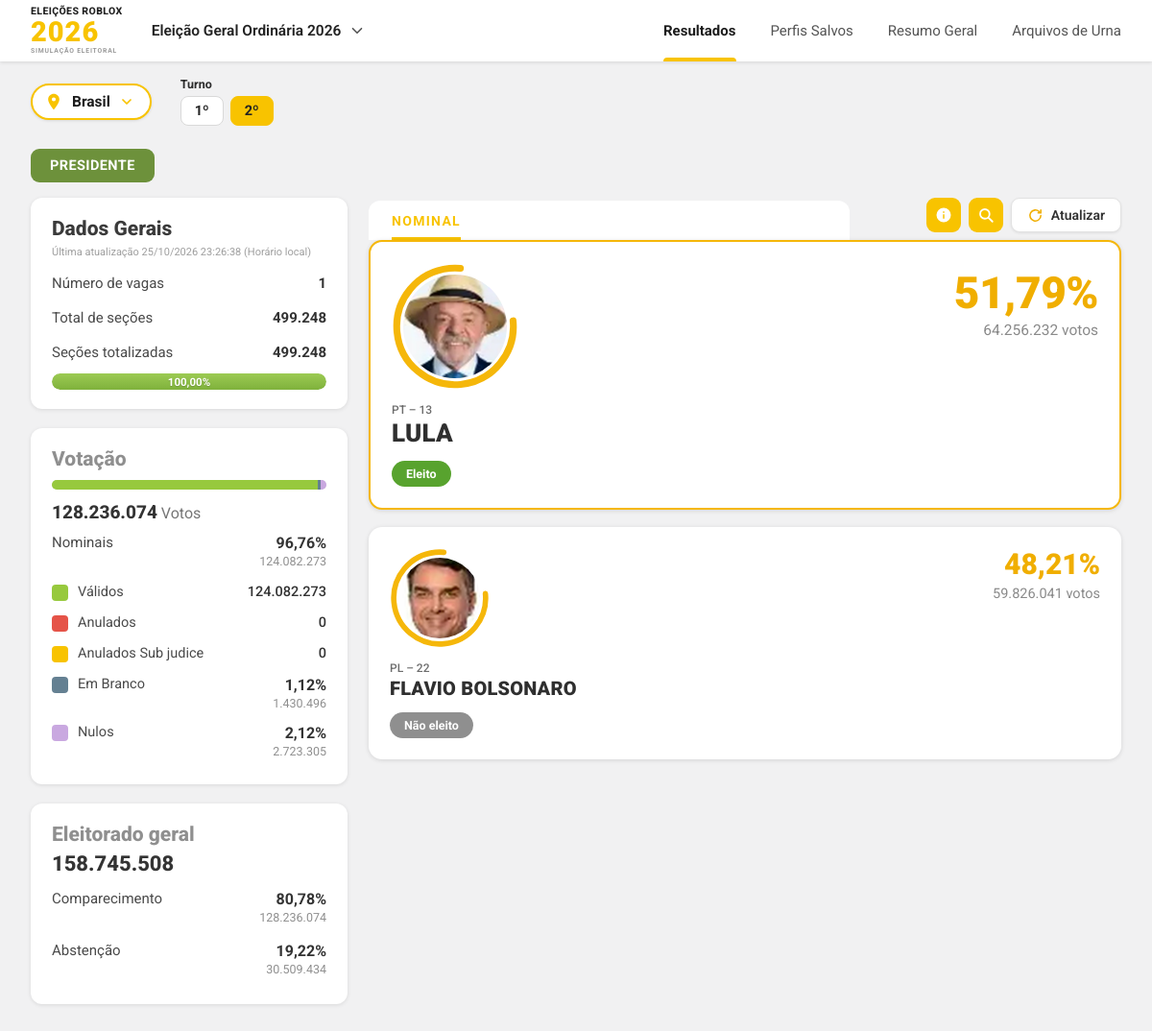
The page / on the database its author committed.
### tables this page shows
CREATE TABLE eleicoes (
    id        INTEGER PRIMARY KEY AUTOINCREMENT,
    nome      TEXT NOT NULL UNIQUE,
    ano       INTEGER NOT NULL,
    criado_em TEXT NOT NULL DEFAULT (datetime('now', 'localtime'))
);

CREATE TABLE candidatos (
    id           INTEGER PRIMARY KEY AUTOINCREMENT,
    eleicao_id   INTEGER NOT NULL REFERENCES eleicoes(id) ON DELETE CASCADE,
    turno        TEXT NOT NULL DEFAULT '2' CHECK (turno IN ('1', '2')),
    cargo        TEXT NOT NULL DEFAULT 'PRESIDENTE',
    nome         TEXT NOT NULL,
    partido      TEXT NOT NULL,
    numero       INTEGER,
    foto_arquivo TEXT,                -- foto enviada por upload (arquivo em media/fotos)
    foto_url     TEXT,                -- foto enviada por link (URL externa)
    votos        INTEGER NOT NULL DEFAULT 0,
    eleito       INTEGER NOT NULL DEFAULT 0,
    criado_em    TEXT NOT NULL DEFAULT (datetime('now', 'localtime'))
);

CREATE TABLE dados_gerais (
    id            INTEGER PRIMARY KEY AUTOINCREMENT,
    eleicao_id    INTEGER NOT NULL REFERENCES eleicoes(id) ON DELETE CASCADE,
    turno         TEXT NOT NULL CHECK (turno IN ('1', '2')),
    vagas         INTEGER NOT NULL DEFAULT 0,
    secoes        INTEGER NOT NULL DEFAULT 0,
    totalizadas   INTEGER NOT NULL DEFAULT 0,
    eleitorado    INTEGER NOT NULL DEFAULT 0,
    brancos       INTEGER NOT NULL DEFAULT 0,
    nulos         INTEGER NOT NULL DEFAULT 0,
    anulados      INTEGER NOT NULL DEFAULT 0,
    sub_judice    INTEGER NOT NULL DEFAULT 0,
    atualizado_em TEXT,
    UNIQUE (eleicao_id, turno)
);

### app.py (the view)
@app.route("/")
def resultados():
    _, atual = get_eleicao_atual()
    turno = turno_valido()
    if atual is None:
        flash("Nenhuma eleição cadastrada ainda. Envie um resultado para começar.", "aviso")
        dados = resultado_da(0, turno)
        return render_template("resultados.html", **dados, eleicao=None, turno=turno)
    dados = resultado_da(atual["id"], turno)
    return render_template("resultados.html", **dados, eleicao=atual, turno=turno)

### app.py (called while the page is built)
def fmt_num(v):
    try:
        return f"{int(v):,}".replace(",", ".")
    except (TypeError, ValueError):
        return str(v)

def fmt_pct(v):
    return f"{float(v):.2f}".replace(".", ",") + "%"

def consultar(sql, args=()):
    return database.consultar(sql, args)

def primeiro(sql, args=()):
    r = consultar(sql, args)
    return r[0] if r else None

def fonte_da_foto(c):
    if c.get("foto_arquivo"):
        return url_for("fotos", nome=c["foto_arquivo"])
    if c.get("foto_url"):
        return c["foto_url"]
    return None

def iniciais_do(nome):
    partes = [p for p in re.split(r"\s+", nome.strip()) if p]
    return "".join(p[0] for p in partes[:2]).upper() or "?"

def preparar_candidato(c, validos):
    c = dict(c)
    c["pct"] = (c["votos"] / validos * 100) if validos else 0.0
    c["foto"] = fonte_da_foto(c)
    c["iniciais"] = iniciais_do(c["nome"])
    c["cor"] = CORES_INICIAIS[c["id"] % len(CORES_INICIAIS)]
    return c

def get_eleicao_atual():
    eleicoes = consultar("SELECT * FROM eleicoes ORDER BY ano DESC, id")
    pedida = request.args.get("eleicao", type=int)
    atual = None
    if eleicoes:
        if pedida and any(e["id"] == pedida for e in eleicoes):
            atual = primeiro("SELECT * FROM eleicoes WHERE id = ?", (pedida,))
        else:
            atual = eleicoes[0]
    return eleicoes, atual

def turno_valido():
    t = request.args.get("turno")
    return t if t in ("1", "2") else "2"

@app.context_processor
def contexto_global():
    eleicoes, atual = get_eleicao_atual()
    turno = request.args.get("turno")
    turno = turno if turno in ("1", "2") else "2"
    return {
        "menu_eleicoes": eleicoes,
        "eleicao_atual": atual,
        "turno_atual": turno,
        "pagina": request.endpoint,
    }

### database.py (called while the page is built)
def conectar():
    con = sqlite3.connect(DB_PATH)
    con.row_factory = sqlite3.Row
    con.execute("PRAGMA foreign_keys = ON")
    return con

def consultar(sql, args=()):
    con = conectar()
    try:
        return con.execute(sql, args).fetchall()
    finally:
        con.close()

### templates/resultados.html (shortened to what this page needs)
{% extends "base.html" %}
{% block subbar %}
<div class="subbar">
  <button type="button" class="local-pill" title="Escopo da apuração">
    <svg class="ic" viewBox="0 0 24 24" width="20" height="20" aria-hidden="true"><path fill="#F8C300" d="M12 2C8.1 2 5 5.1 5 9c0 5.2 7 13 7 13s7-7.8 7-13c0-3.9-3.1-7-7-7zm0 9.5A2.5 2.5 0 1 1 12 6.5a2.5 2.5 0 0 1 0 5z"/></svg>
    <span>Brasil</span>
    <svg class="ic" viewBox="0 0 24 24" width="16" height="16" aria-hidden="true"><path fill="none" stroke="#F8C300" stroke-width="2.6" stroke-linecap="round" stroke-linejoin="round" d="M6 9l6 6 6-6"/></svg>
  </button>
  <div class="turno">
    <span class="turno-label">Turno</span>
    <div class="turno-btns">
      <a class="turno-btn {{ 'ativo' if turno == '1' }}" href="{{ url_for('resultados', eleicao=eleicao.id if eleicao else none, turno='1') }}">1º</a>
      <a class="turno-btn {{ 'ativo' if turno == '2' }}" href="{{ url_for('resultados', eleicao=eleicao.id if eleicao else none, turno='2') }}">2º</a>
    </div>
  </div>
</div>
{% endblock %}
{% block conteudo %}
<div class="cargo-row"><span class="cargo-badge">{{ cargo }}</span></div>
<div class="layout">
  <aside class="coluna-esquerda">
    <section class="card">
      <h2 class="card-titulo">Dados Gerais</h2>
      <p class="atualizacao">Última atualização {{ stats.atualizado_em or '—' }} (Horário local)</p>
      <div class="linha"><span>Número de vagas</span><b>{{ stats.vagas }}</b></div>
      <div class="linha"><span>Total de seções</span><b>{{ stats.secoes | fmt }}</b></div>
      <div class="linha"><span>Seções totalizadas</span><b>{{ stats.totalizadas | fmt }}</b></div>
      <div class="barra">
        <div class="barra-fill" style="width: {{ pct_secoes | pct_css if pct_secoes <= 100 else '100%' }};"></div>
        <span class="barra-txt">{{ pct_secoes | pct }}</span>
      </div>
    </section>
    <section class="card">
      <h2 class="card-titulo cinza">Votação</h2>
      <div class="barra-multi">
        <span class="seg verde" style="width: {{ pct_nominais | pct_css }};"></span>
        <span class="seg azul" style="width: {{ ((stats.brancos / total * 100) if total else 0) | pct_css }};"></span>
        <span class="seg lilas" style="width: {{ ((stats.nulos / total * 100) if total else 0) | pct_css }};"></span>
      </div>
      <p class="total-votos"><b>{{ total | fmt }}</b> Votos</p>
      <div class="linha nominais">
        <span>Nominais</span>
        <div class="val"><b>{{ pct_nominais | pct }}</b><small>{{ nominais | fmt }}</small></div>
      </div>
      <div class="legenda"><span class="quad verde"></span><span class="nome">Válidos</span><span class="val"><b class="simples">{{ validos | fmt }}</b></span></div>
      <div class="legenda"><span class="quad vermelho"></span><span class="nome">Anulados</span><span class="val"><b class="simples">{{ stats.anulados | fmt }}</b></span></div>
      <div class="legenda"><span class="quad amarelo"></span><span class="nome">Anulados Sub judice</span><span class="val"><b class="simples">{{ stats.sub_judice | fmt }}</b></span></div>
      <div class="legenda"><span class="quad azul"></span><span class="nome">Em Branco</span><div class="val"><b>{{ ((stats.brancos / total * 100) if total else 0) | pct }}</b><small>{{ stats.brancos | fmt }}</small></div></div>
      <div class="legenda"><span class="quad lilas"></span><span class="nome">Nulos</span><div class="val"><b>{{ ((stats.nulos / total * 100) if total else 0) | pct }}</b><small>{{ stats.nulos | fmt }}</small></div></div>
    </section>
    <section class="card">
      <h2 class="card-titulo cinza">Eleitorado geral</h2>
      <p class="eleitorado-num">{{ stats.eleitorado | fmt }}</p>
      <div class="linha nominais">
        <span>Comparecimento</span>
        <div class="val"><b>{{ pct_comparecimento | pct }}</b><small>{{ comparecimento | fmt }}</small></div>
      </div>
      <div class="linha nominais">
        <span>Abstenção</span>
        <div class="val"><b>{{ pct_abstencao | pct }}</b><small>{{ abstencao | fmt }}</small></div>
      </div>
    </section>
  </aside>
  <section class="coluna-direita">
    <div class="topo-resultados">
      <div class="tab-strip"><span class="tab-nominal">NOMINAL</span></div>
      <div class="acoes">
        <button type="button" class="btn-icone" id="btnInfo" title="Informações">
          <svg class="ic" viewBox="0 0 24 24" width="18" height="18" aria-hidden="true"><path fill="#fff" d="M12 2a10 10 0 1 0 0 20 10 10 0 0 0 0-20zm1 15h-2v-6h2v6zm0-8h-2V7h2v2z"/></svg>
        </button>
        <button type="button" class="btn-icone" id="btnBusca" title="Buscar candidato">
          <svg class="ic" viewBox="0 0 24 24" width="18" height="18" aria-hidden="true"><path fill="none" stroke="#fff" stroke-width="2.4" stroke-linecap="round" d="M10.5 4a6.5 6.5 0 1 1 0 13 6.5 6.5 0 0 1 0-13zm5.2 11.7L21 21"/></svg>
        </button>
        <button type="button" class="btn-atualizar" onclick="location.reload()">
          <svg class="ic" viewBox="0 0 24 24" width="17" height="17" aria-hidden="true"><path fill="none" stroke="#F0AE00" stroke-width="2.2" stroke-linecap="round" d="M20 12a8 8 0 1 1-2.34-5.66M20 4v4h-4"/></svg>
          Atualizar
        </button>
      </div>
    </div>
    {% if candidatos %}
    <div class="cards-candidatos">
      {% for c in candidatos %}
      <article class="cand-card {{ 'vencedor' if loop.first }}" data-nome="{{ c.nome | lower }}">
        <div class="cand-esq">
          <div class="foto-wrap {{ 'grande' if loop.first }}">
            {% if c.foto %}
            <img class="foto" src="{{ c.foto }}" alt="Foto de {{ c.nome }}">
            {% else %}
            <span class="foto foto-inicial" style="background: {{ c.cor }};">{{ c.iniciais }}</span>
            {% endif %}
          </div>
          <p class="cand-partido">{{ c.partido }}{% if c.numero %} &ndash; {{ c.numero }}{% endif %}</p>
          <h3 class="cand-nome">{{ c.nome }}</h3>
          <span class="pill {{ 'pill-eleito' if c.eleito else 'pill-nao' }}">{{ 'Eleito' if c.eleito else 'Não eleito' }}</span>
        </div>
        <div class="cand-dir">
          <p class="cand-pct">{{ c.pct | pct }}</p>
          <p class="cand-votos">{{ c.votos | fmt }} votos</p>
        </div>
      </article>
      {% endfor %}
    </div>
    {% endif %}
  </section>
</div>
{% endblock %}

### templates/base.html (shortened to what this page needs)
<!doctype html>
<html lang="pt-BR">
<head>
<link rel="stylesheet" href="{{ url_for('static', filename='css/style.css') }}">
</head>
<body>
<header class="topbar">
  <div class="topbar-left">
    <a class="logo" href="{{ url_for('resultados') }}" title="Eleições Roblox 2026">
      <span class="logo-top">ELEIÇÕES ROBLOX</span>
      <span class="logo-ano">2026</span>
      <span class="logo-sub">SIMULAÇÃO ELEITORAL</span>
    </a>
    <div class="election-picker">
      <button type="button" class="election-btn" id="electionBtn">
        {{ eleicao_atual.nome if eleicao_atual else 'Eleição Geral Ordinária 2026' }}
        <svg class="ic" viewBox="0 0 24 24" width="18" height="18" aria-hidden="true"><path fill="none" stroke="currentColor" stroke-width="2.2" stroke-linecap="round" stroke-linejoin="round" d="M6 9l6 6 6-6"/></svg>
      </button>
    </div>
  </div>
  <nav class="menu">
    <a href="{{ url_for('resultados') }}" class="{{ 'ativo' if pagina == 'resultados' }}">Resultados</a>
    <a href="{{ url_for('candidatos') }}" class="{{ 'ativo' if pagina == 'candidatos' }}">Perfis Salvos</a>
    <a href="{{ url_for('resumo') }}" class="{{ 'ativo' if pagina == 'resumo' }}">Resumo Geral</a>
    <a href="{{ url_for('arquivos') }}" class="{{ 'ativo' if pagina == 'arquivos' }}">Arquivos de Urna</a>
  </nav>
</header>
{% block subbar %}{% endblock %}
<main>
{% block conteudo %}{% endblock %}
</main>
</body>
</html>

### rows shown on the page
eleicoes: nome "Eleição Geral Ordinária 2026"
candidatos: cargo "PRESIDENTE", shows a picture, partido "PT", numero "13", nome "LULA", eleito "Eleito", pct|pct "51,79%", votos|fmt "64.256.232"
dados_gerais: atualizado_em "25/10/2026 23:26:38", vagas "1", secoes|fmt "499.248", totalizadas|fmt "499.248", anulados|fmt "0", sub_judice|fmt "0", ((stats.brancos/total*100)iftotalelse0)|pct "1,12%", brancos|fmt "1.430.496", ((stats.nulos/total*100)iftotalelse0)|pct "2,12%", nulos|fmt "2.723.305", eleitorado|fmt "158.745.508"
candidatos: shows a picture, partido "PL", numero "22", nome "FLAVIO BOLSONARO", eleito "Não eleito", pct|pct "48,21%", votos|fmt "59.826.041"

### other values the page prints
{{ pct_secoes | pct }} "100,00%"
{{ total | fmt }} "128.236.074"
{{ pct_nominais | pct }} "96,76%"
{{ nominais | fmt }} "124.082.273"
{{ validos | fmt }} "124.082.273"
{{ pct_comparecimento | pct }} "80,78%"
{{ comparecimento | fmt }} "128.236.074"
{{ pct_abstencao | pct }} "19,22%"
{{ abstencao | fmt }} "30.509.434"
